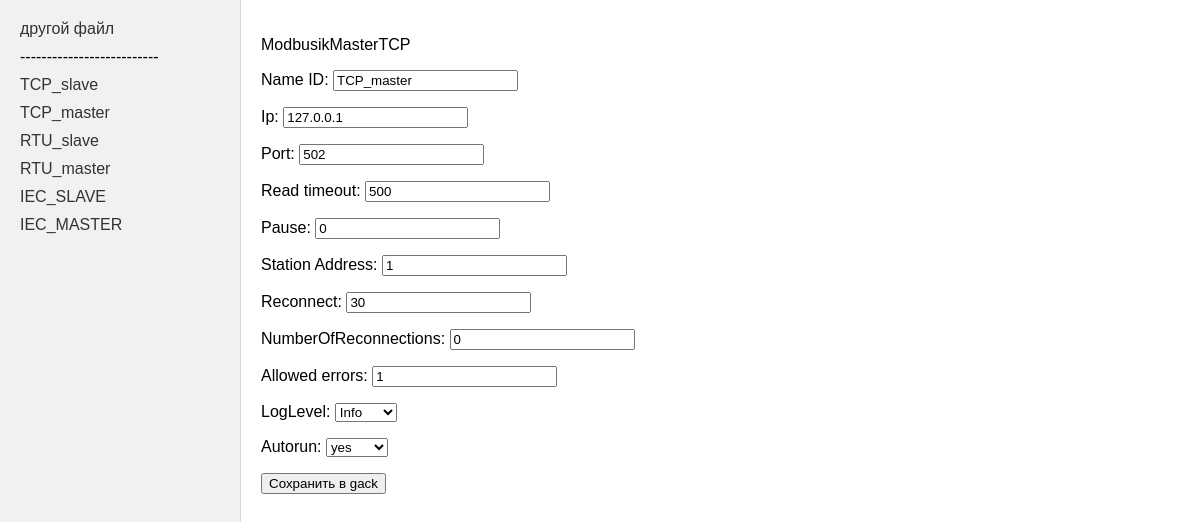
/controllerInfo/?item=ModbusikMasterTCP&Name_ID=TCP_master, run on the app's committed database.
### main/models.py (models this page shows)
class ChoicesMixin:
    TrueFalse_Choice = (
        ('true', 'yes'),
        ('false', 'no')
    )
    Loglevel_Choice = (
        ('Trace', 'Trace'),
        ('Debug', 'Debug'),
        ('Info', 'Info'),
        ('Warn', 'Warn'),
        ('Error', 'Error'),
        ('Off', 'Off')
    )
    Speed_Choice = (
        ('s1200', '1200'),
        ('s2400', '2400'),
        ('s4800', '4800'),
        ('s9600', '9600'),
        ('s19200', '19200'),
        ('s38400', '38400'),
        ('s57600', '57600'),
        ('s115200', '115200')
    )
    Partity_Choice = (
        ('None', 'None'),
        ('Odd', 'Odd'),
        ('Even', 'Even'),
        ('Mark', 'Mark'),
        ('Space', 'Space')
    )
    StopBits_Choice = (
        ('One', 'One'),
        ('One5', 'One5'),
        ('Two', 'Two')
    )
    DataBits_Choice = (
        ('Seven', '7'),
        ('Eight', '8')
    )
    FilterChoice = (
        ('None', 'None'),
        ('Partial', 'Partial'),
        ('Full', 'Full')
    )
    TimeSyncFormatChoice = (
        ('UTC', 'UTC'),
        ('Localtime', 'Localtime')
    )

class ModbusSlaveTCP(ChoicesMixin, models.Model):
    IP = models.CharField(max_length=15)
    Port = models.CharField(max_length=20)
    Clients_Count = models.IntegerField()
    Device_Address = models.IntegerField()
    Autorun = models.CharField(max_length=20, choices=ChoicesMixin.TrueFalse_Choice)
    Name_ID = models.CharField(max_length=255, default='null', null=True)
    Sector = models.CharField(max_length=255, default='null', null=True, blank=True)
    Registers = models.CharField(max_length=255, default='null', null=True, blank=True)
    def __str__(self):
        return "ModbusSlaveTCP"

class ModbusikMasterTCP(ChoicesMixin, models.Model):
    Ip = models.CharField(max_length=15)
    Port = models.CharField(max_length=20)
    Read_timeout = models.CharField(max_length=20)
    Pause = models.CharField(max_length=20)
    Station_Address = models.CharField(max_length=20)
    Reconnect = models.IntegerField()
    NumberOfReconnections = models.IntegerField()
    Allowed_errors = models.IntegerField()
    LogLevel = models.CharField(max_length=20, choices=ChoicesMixin.Loglevel_Choice)
    Autorun = models.CharField(max_length=20, choices=ChoicesMixin.TrueFalse_Choice)
    Name_ID = models.CharField(max_length=255, default='null', null=True)
    Sector = models.CharField(max_length=255, default='null', null=True, blank=True)
    Read_registers = models.CharField(max_length=255, default='null', null=True, blank=True)
    Write_registers = models.CharField(max_length=255, default='null', null=True, blank=True)
    Endpoints = models.CharField(max_length=255, default='null', null=True, blank=True)
    def __str__(self):
        return "ModbusikMasterTCP"

class ModbusSlaveRTU(ChoicesMixin, models.Model):
    Port = models.CharField(max_length=20)
    Address = models.IntegerField()
    Speed = models.CharField(max_length=20, choices=ChoicesMixin.Speed_Choice)
    Parity = models.CharField(max_length=20, choices=ChoicesMixin.Partity_Choice)
    Stop_bits = models.CharField(max_length=20, choices=ChoicesMixin.StopBits_Choice)
    Data_bits = models.CharField(max_length=20, choices=ChoicesMixin.DataBits_Choice)
    Number_of_reconnections = models.IntegerField()
    Write_messages_in_log = models.CharField(max_length=20, choices=ChoicesMixin.TrueFalse_Choice)
    Autorun = models.CharField(max_length=20, choices=ChoicesMixin.TrueFalse_Choice)
    Name_ID = models.CharField(max_length=255, default='null', null=True)
    Sector = models.CharField(max_length=255, default='null', null=True, blank=True)
    Count = models.CharField(max_length=255, blank=True)
    Registers = models.CharField(max_length=255, default='null', null=True, blank=True)
    Registers_type = models.CharField(max_length=255, default='null', null=True, blank=True)
    def __str__(self):
        return "ModbusSlaveRTU"

class ModbusikMasterRTU(ChoicesMixin, models.Model):
    Port = models.CharField(max_length=20)
    Speed = models.CharField(max_length=20, choices=ChoicesMixin.Speed_Choice)
    Parity = models.CharField(max_length=20, choices=ChoicesMixin.Partity_Choice)
    Stop_bits = models.CharField(max_length=20, choices=ChoicesMixin.StopBits_Choice)
    Data_bits = models.CharField(max_length=20, choices=ChoicesMixin.DataBits_Choice)
    Number_of_retries = models.IntegerField()
    Read_timeout = models.IntegerField()
    Pause = models.IntegerField()
    Station_Address = models.IntegerField()
    Reconnect = models.IntegerField()
    Allowed_errors = models.IntegerField()
    LogLevel = models.CharField(max_length=20, choices=ChoicesMixin.Loglevel_Choice)
    Autorun = models.CharField(max_length=20, choices=ChoicesMixin.TrueFalse_Choice)
    Name_ID = models.CharField(max_length=255, default='null', null=True)
    Sector = models.CharField(max_length=255, default='null', null=True, blank=True)
    Registers_Type = models.CharField(max_length=255, default='null', null=True, blank=True)
    Start = models.CharField(max_length=255, default='null', null=True, blank=True)
    Data_Type = models.CharField(max_length=255, default='null', null=True, blank=True)
    Count = models.CharField(max_length=255, default='null', null=True, blank=True)
    Bytes_Order = models.CharField(max_length=255, default='null', null=True, blank=True)
    Period = models.CharField(max_length=255, default='null', null=True, blank=True)
    Filter = models.CharField(max_length=255, default='null', null=True, blank=True)
    Name = models.CharField(max_length=255, default='null', null=True, blank=True)
    Composition = models.CharField(max_length=255, default='null', null=True, blank=True)
    Control = models.CharField(max_length=255, default='null', null=True, blank=True)
    Read_registers = models.CharField(max_length=255, default='null', null=True, blank=True)
    Write_registers = models.CharField(max_length=255, default='null', null=True, blank=True)
    def __str__(self):
        return "ModbusikMasterRTU"

class IEC_60870_5_104_Slave(ChoicesMixin, models.Model):
    Port = models.CharField(max_length=20)
    AnswerTimeout = models.IntegerField()
    InfoTimeout = models.IntegerField()
    Downtime = models.IntegerField()
    W = models.IntegerField()
    K = models.IntegerField()
    MaxConnectionCount = models.IntegerField()
    QueueSize = models.IntegerField()
    Filter = models.CharField(max_length=20, choices=ChoicesMixin.FilterChoice)
    LogLevel = models.CharField(max_length=20, choices=ChoicesMixin.Loglevel_Choice)
    Autorun = models.CharField(max_length=20, choices=ChoicesMixin.TrueFalse_Choice)
    Name_ID = models.CharField(max_length=255, default='null', null=True)
    Sector = models.CharField(max_length=255, default='null', null=True, blank=True)
    Name = models.CharField(max_length=255, blank=True)
    ASDU = models.IntegerField(null=True, blank=True)
    Address = models.IntegerField(null=True, blank=True)
    Count = models.IntegerField(null=True, blank=True)
    Type = models.CharField(max_length=255, blank=True)
    Groups = models.CharField(max_length=255, blank=True)
    Cause_of_transmission = models.CharField(max_length=255, blank=True)
    IOA = models.IntegerField(null=True, blank=True)
    Range = models.IntegerField(null=True, blank=True)
    Type_send = models.CharField(max_length=255, blank=True)
    Description = models.CharField(max_length=255, default='null', null=True, blank=True)
    Data = models.CharField(max_length=255, default='null', null=True, blank=True)
    Command = models.CharField(max_length=255, default='null', null=True, blank=True)
    Files = models.CharField(max_length=255, default='null', null=True, blank=True)
    def __str__(self):
        return "IEC_60870_5_104_Slave"

class IEC_60870_5_104_Master(ChoicesMixin, models.Model):
    IP = models.CharField(max_length=15)
    Port = models.CharField(max_length=20)
    Reconnect = models.IntegerField()
    T1 = models.IntegerField()
    T2 = models.IntegerField()
    T3 = models.IntegerField()
    W = models.IntegerField()
    K = models.IntegerField()
    TimeSync = models.CharField(max_length=20, choices=ChoicesMixin.TrueFalse_Choice)
    TimeSyncFormat = models.CharField(max_length=20, choices=ChoicesMixin.TimeSyncFormatChoice)
    TimeShift = models.IntegerField()
    Filter = models.CharField(max_length=20, choices=ChoicesMixin.FilterChoice)
    NumberOfReconnections = models.IntegerField()
    SplitIntoParts = models.CharField(max_length=20, choices=ChoicesMixin.TrueFalse_Choice)
    LogLevel = models.CharField(max_length=20, choices=ChoicesMixin.Loglevel_Choice)
    Autorun = models.CharField(max_length=20, choices=ChoicesMixin.TrueFalse_Choice)
    Name_ID = models.CharField(max_length=255, default='null', null=True)
    Sector = models.CharField(max_length=255, default='null', null=True, blank=True)
    Data = models.CharField(max_length=255, default='null', null=True, blank=True)
    Command = models.CharField(max_length=255, default='null', null=True, blank=True)
    Files = models.CharField(max_length=255, default='null', null=True, blank=True)
    Endpoints = models.CharField(max_length=255, default='null', null=True, blank=True)
    Interrogation_periods = models.CharField(max_length=255, default='null', null=True, blank=True)
    def __str__(self):
        return "IEC_60870_5_104_Master"

### main/views.py (the view)
# urls.py: path('controllerInfo/', viewBlocks, name="blockview"),    # http://127.0.0.1:8000/main/controllerInfo   # path('controllerInfo/<str:nameModel>/', edit_my_model, name='edit_my_model'),
def viewBlocks(request):
    object_list = [ModbusSlaveTCP.objects.all(), ModbusikMasterTCP.objects.all(),
                   ModbusSlaveRTU.objects.all(), ModbusikMasterRTU.objects.all(),
                   IEC_60870_5_104_Slave.objects.all(), IEC_60870_5_104_Master.objects.all()]
    listInfo = request.session.get('mypath')
    nameModel = request.GET.get('item')
    name_id = request.GET.get('Name_ID')
    model_form_mapping = {
        "IEC_60870_5_104_Master": (IEC_Master_Form, IEC_60870_5_104_Master),
        "IEC_60870_5_104_Slave": (IEC_Slave_Form, IEC_60870_5_104_Slave),
        "ModbusikMasterRTU": (ModbusikMasterRTU_Form, ModbusikMasterRTU),
        "ModbusSlaveRTU": (ModbusSlaveRTU_Form, ModbusSlaveRTU),
        "ModbusikMasterTCP": (ModbusikMasterTCP_Form, ModbusikMasterTCP),
        "ModbusSlaveTCP": (ModbusSlaveTCP_Form, ModbusSlaveTCP),
    }
    if nameModel in model_form_mapping:
        form_class, model_class = model_form_mapping[nameModel]
        current_model = model_class.objects.get(Name_ID=name_id)
        if request.method == "POST":
            form = form_class(request.POST, instance=current_model)
            try:
                '''Сохранение данных в GACK'''
                form.save()
                '''Создание промежуточной папки'''
                listInfo1 = listInfo.replace('\\', '/')
                l_arr = listInfo1.split('/')
                l_arr.pop()
                l_arr[0] += '\\'
                temp_dir = tempfile.TemporaryDirectory()
                folder_path = temp_dir.name
                fantasy_zip = zipfile.ZipFile(listInfo)
                fantasy_zip.extractall(folder_path)
                fantasy_zip.close()
                '''Изменение промежуточного xml-файла'''
                path = os.path.join(folder_path, 'xsystem.xml')
                write_GACSECTOR(path)
                messages.success(request, 'данные изменены!')
                hash_file_path = os.path.join(folder_path, "hash.txt")
                if os.path.exists(hash_file_path):
                    os.remove(hash_file_path)
                '''Сохранение в gack'''
                zip_path = listInfo  # путь к архиву, который нужно создать
                zipf = zipfile.ZipFile(zip_path, 'w', zipfile.ZIP_DEFLATED)
                for root, dirs, files in os.walk(folder_path):
                    for file in files:
                        file_path = os.path.join(root, file)
                        zipf.write(file_path, os.path.relpath(file_path, folder_path))
                zipf.close()
                temp_dir.cleanup()
            except Exception as e:
                print(e)
                form.add_error(None, 'ошибка сохранения')
        else:
            form = form_class(instance=current_model)
    else:
        form = None
    context = {
        "object_list": object_list,
        "form": form,
        "nameModel": nameModel,
        "name_id": name_id
    }
    return render(request, "main/mainpage.html", context)

### main/forms.py
class ModbusikMasterTCP_Form(forms.ModelForm):
    Ip = forms.CharField(validators=[ip_address_validator])
    class Meta:
        model = ModbusikMasterTCP
        fields = ['Name_ID', 'Ip', 'Port', 'Read_timeout', 'Pause', 'Station_Address', 'Reconnect',
                  'NumberOfReconnections', 'Allowed_errors', 'LogLevel', 'Autorun']

### main/templates/main/mainpage.html (shortened to what this page needs)
{% load static %}
<!DOCTYPE html>
<html>
    <head>
        <link type="text/css" href="{% static 'css/style.css' %}" rel="stylesheet" />
    </head>
    <body>
    <div class="sidebar">
        <ul>
            <li><a href="/">другой файл</a></li>
            <li>--------------------------</li>
            {% for obj in object_list %}
                {% for item in obj %}
                    <li><a href="{% url 'blockview' %}?item={{ item }}&Name_ID={{ item.Name_ID|urlencode }}">
                        {{ item.Name_ID }}
                    </a></li>
                {% endfor %}
            {% endfor %}
        </ul>
    </div>
    <div class="content">
        <form action="{% url 'blockview' %}?item={{ nameModel }}&Name_ID={{ name_id }}" method = "post">
            {% for object in form %}
                {% if forloop.first %}
                  <p>{{ nameModel }}</p>
                {% endif %}
                <p><label class="form-label" > {{object.label}}: </label> {{ object }} </p>
                {% if forloop.last %}
                  <button type="submit">Сохранить в gack</button>
                {% endif %}
            {% endfor %}
        </form>
    </div>
    </body>
</html>

### main/static/css/style.css (style rules this page uses)
html, body { font-family: 'Arial'; margin: 0; padding: 0; height: 100%; width: 100%; }
li { list-style-type: none; }
.sidebar { display: flex; flex-direction: column; justify-content: space-between; height: 100vh; width: 200px; border-right: 1px solid #D7DBDD; background-color: #f1f1f1; padding: 20px; float: left; }
.sidebar ul { list-style-type: none; padding: 0; margin: 0; }
.sidebar li { margin-bottom: 10px; }
.sidebar a { text-decoration: none; color: #333; }
.content { display: flex; flex-direction: column; padding: 20px; float: left; }

### data on the page
ModbusSlaveTCP: Name_ID "TCP_slave"
ModbusikMasterTCP: Name_ID "TCP_master", form "TCP_master" "127.0.0.1" "502" "500" "0" "1" "30" "0" "1" "Info" "yes"
ModbusSlaveRTU: Name_ID "RTU_slave"
ModbusikMasterRTU: Name_ID "RTU_master"
IEC_60870_5_104_Slave: Name_ID "IEC_SLAVE"
IEC_60870_5_104_Master: Name_ID "IEC_MASTER"

### other printed values
{{ nameModel }} "ModbusikMasterTCP"
{{ object.label }} "Name ID" "Ip" "Port" "Read timeout" "Pause" "Station Address" "Reconnect" "NumberOfReconnections" "Allowed errors" "LogLevel" "Autorun"
